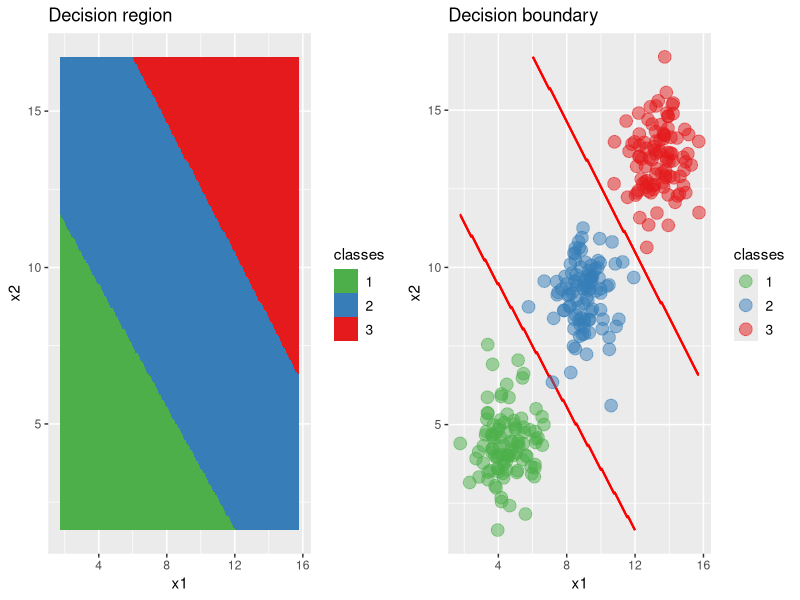
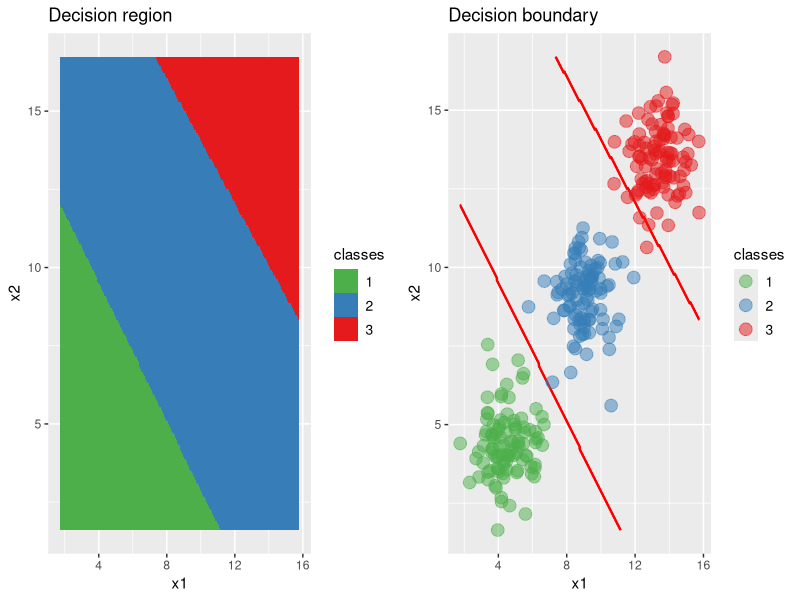
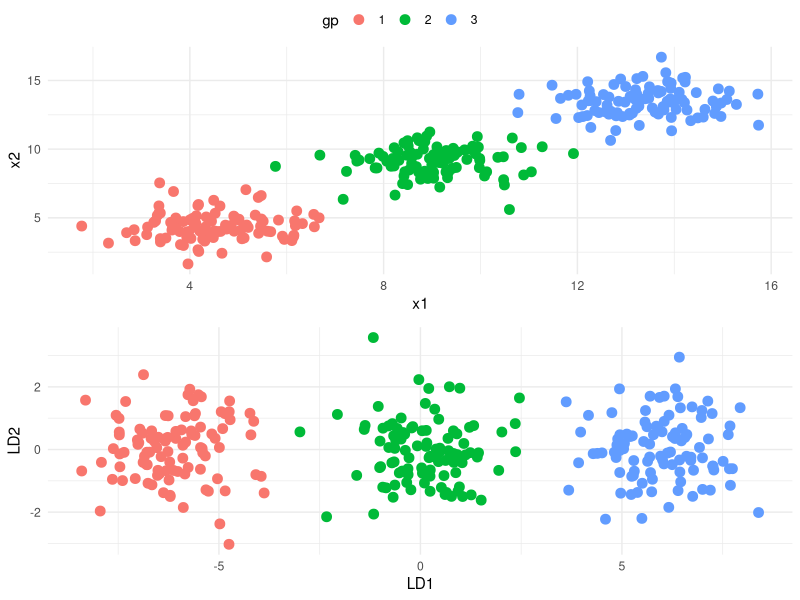
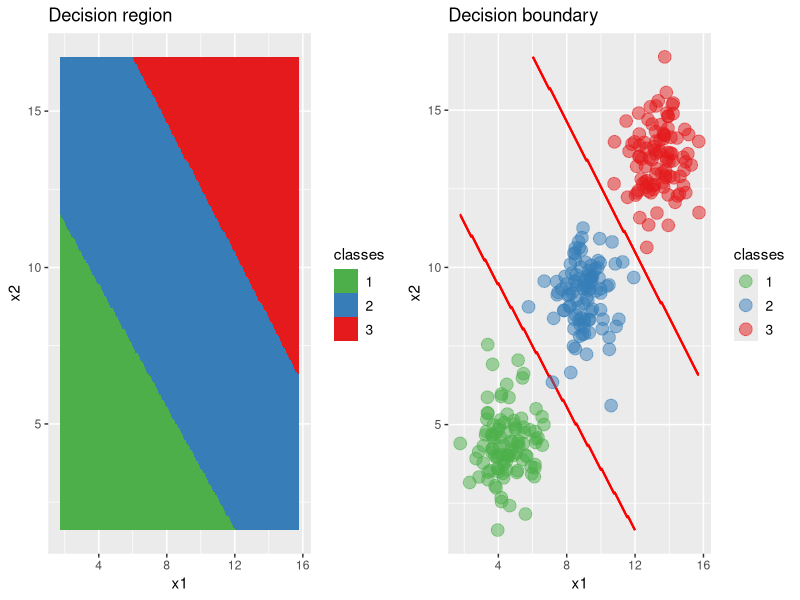
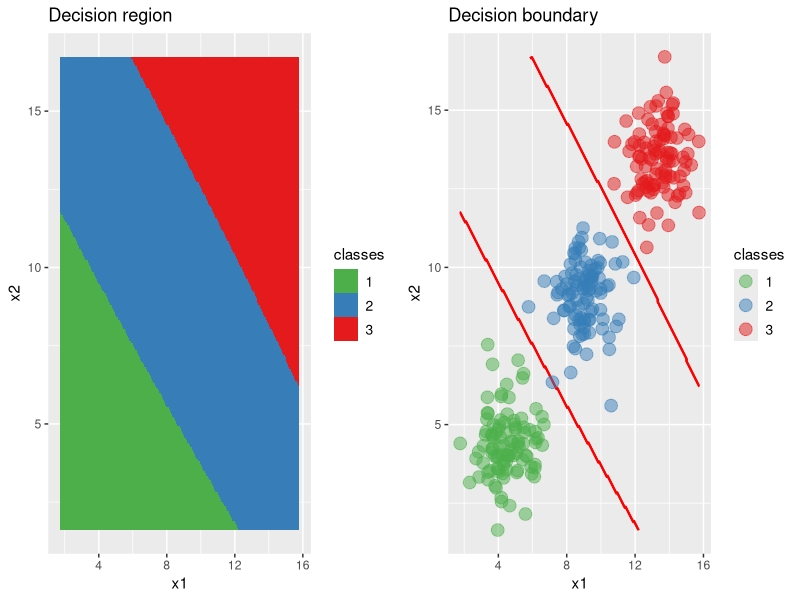
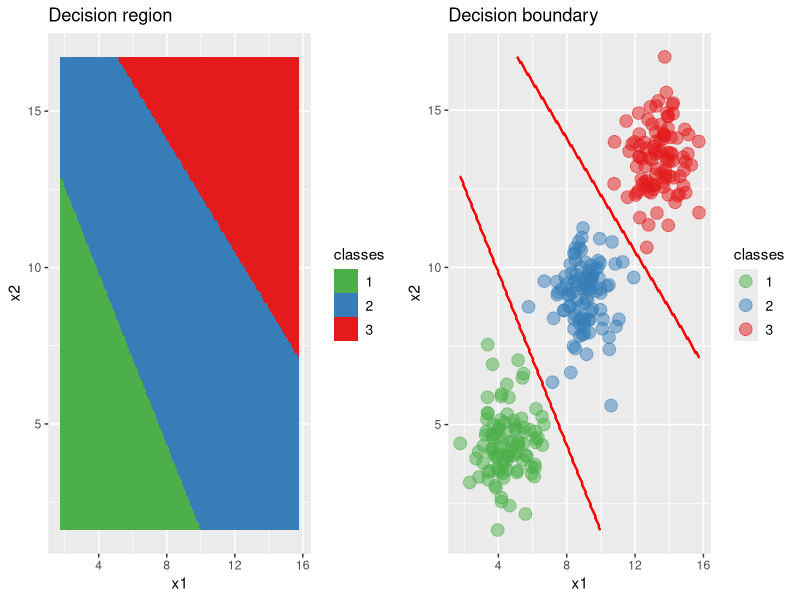

Recreate these plots in R, in order.
library(mvtnorm)
library(RColorBrewer)
library(plyr)
library(ggplot2)
library(gridExtra)
library(ggpubr) 

# função que faz o gráfico dos limites de decisão:
PlotGrid <- function(pred, dados, Grid, cores) {
  surf <- (ggplot(data = dados, aes(x = x1, y = x2), color = gp) +
             geom_tile(data = cbind(Grid, classes = pred), aes(fill = classes)) +
             scale_fill_manual(name = 'classes', values = cores) +
             ggtitle("Decision region") + theme(legend.text = element_text(size = 10)) +
             scale_colour_manual(name = 'classes', values = cores)) 
  pts <- (ggplot(data = dados, aes(x = x1, y = x2, color = gp)) +
            geom_contour(data = cbind(Grid, classes = pred), aes(z = as.numeric(classes)), 
                         color = "red") +
            geom_point(size = 4, alpha = .5) + 
            ggtitle("Decision boundary") +
            theme(legend.text = element_text(size = 10)) +
            scale_colour_manual(name = 'classes', values = cores)) 
  grid.arrange(surf, pts, ncol = 2)
}

#-------------------------------------------------------
# gerando dados para o exemplo:
#-------------------------------------------------------
# Vamos criar 3 níveis para Y (3 grupos).
# Para cada grupo vamos gerar (X1, X2) independentes,
# com distribuição normal. 
# No i-ésimo grupo X1 e X2 terão média igual a 4.5*i, i = 1,...,3
# Em todos os grupos a variância de X1 e X2 será igual a 1.
#
# OBS: A função mvtnorm gera variáveis com distribuição 
# normal multivariada, com matriz de variância e convariânica "sigma".
# Como estamos definindo sigma = diag(2), ou seja,  sigma = identidade,
# segue que as variáveis geradas são independentes.
# Nesse caso, seria equivalent usar rnorm() para gerar cada Xi
# de maneira separada.
#
#  A variável Y indica o grupo ao qual os X's pertencem
#  Nesse exemplo, a diferença entre os grupos se dá devido à média
#  das variáveis X's 
#

# Nesse exemplo os três grupos terão o mesmo tamanho, mas
# poderíamos gerar grupos com tamanhos distintos.

#  tamanho dos grupos:
ns = c(100,100,100)

set.seed(1234)
x = NULL
Y = NULL
for(i in 1:3){
  # gerando os dados do i-ésimo grupo:
  tp = rmvnorm(ns[i], mean = rep(4.5*i, 2), sigma = diag(2))
  
  # empilhando os valores de x
  x = rbind(x, tp)
  
  # A codificação abaixo não muda o resultado da classificação
  # No i-ésimo grupo Y vai assumir valor "i", i = 1,2,3.
  Y = c(Y, rep(i, ns[i]))
}

# salvando os valores gerados em um data.frame
#  - y será salva com sua categorização numérica
#  - a variável gp (que é igual a y, mas transformada em fator) servirá 
#     para os casos em que precisamos que a resposta seja categorica
dados = data.frame(x1 = x[,1], x2 = x[,2], y = Y, gp = as.factor(Y))



######################################
#
#   Analise dos dados
#
######################################
# lendo os dados...
# dados =  bla bla bla
head(dados, n = 3)

# número total de observações
n = nrow(dados)

# níveis de Y
ys = unique(dados$y)

# número de grupos:
K = length(ys)

# tamanho de cada grupo
ns = table(dados$y)


####################################################
#
# LDA  - Classificação baseada em probabilidade
#
####################################################

#-----------------------------------------------
#   Cálculo de Médias 
#-----------------------------------------------
# médias para cada Xi por grupo:
# a primeira coluna do data.frame resultante contém a categoria do y
Medias = ddply(dados, ~y, summarise, mx1 = mean(x1), mx2 = mean(x2))
Medias

# transpondo para aparecer os grupos nas colunas
# esse formato pode ser mais eficiente em alguns casos...
# eliminamos a primeira coluna que apenas contém
# a categoria à qual a média se refere
m = t(Medias[,-1])
colnames(m) = Medias[,1]; m

#-----------------------------------------------
#   Cáculo da matriz de Variância/covariâncias
#-----------------------------------------------
# Vamos salvar as variâncias de cada grupo em uma lista
# Vamos usar essas variâncias para calcular a variância combinada
# que é a soma ponderada das variâncias dos grupos

Sigma_gp = list()
Sigma_comb = 0
for(i in 1:K){
  # selecionando os indices correspondentes à i-ésima categoria:
  w = with(dados, which(y == ys[i]))
  
  # calculando a matriz de variância/covariância para os dados do 
  # i-ésimo grupo:  "cov" e "var" fazem a mesma coisa
  Sigma_gp[[i]] = with(dados[w,], cov(cbind(x1, x2)))
  
  # somatória das dispersões
  Sigma_comb = Sigma_comb + (length(w)-1)*Sigma_gp[[i]]
}
# soma das dispersões dividida por (n-K)
Sigma_comb = 1/(n - K)*Sigma_comb  # K = 3 grupos

# enfeitando um pouco...
names(Sigma_gp) = paste("Y=", ys, sep = "")
Sigma_gp


# estimativas para P(Y = y_k) = pi_k
prior = ns/n

#---------------------------------------------------
#   Função discriminante, k = 1,2,3 (grupos) 
#---------------------------------------------------
#  delta_k(x) = x'S_k^{-1}*m_k - 1/2*m_k'S_k^{-1}m_k + log(pi_k)
#  onde
#   m_k = vetor das médias do grupo k  
#   S_k = matriz de variância e covariância. Se 
#         estamos assumindo que as variâncias são iguais, usar 
#         Sigma_comb. Caso contrário usar Sigmas_gp[[k]]
#   pi_k = estimativa de P(Y = y_k)
#
#  fazendo:          
#    b_k0 = - 1/2*m'S^{-1}m + log(pi_k)  (constante)
#    (b_k1, b_k2)' =  S^{-1}*m   (matriz vezes vetor = vetor)
#  podemos escrever
#   delat_k(x) = (1, x')b_k, onde b_k = (b_k0, b_k1, b_k2)'
# 


# calculando os b_k's. 
# # b_k = (b_k0, b_k1, b_k2)', k = 1,2,3 
# A k-ésima coluna do B vai conter o b_k
#
# Vamos aproveitar o exemplo e fazer os dois casos 
#   Sigmas iguais e Sigmas diferentes.
# Como as variâncias são de fato iguais, deveria ficar muuuuito parecido.
#
B_Sigual = matrix(0, ncol = 3, nrow = 3)
B_Sdiferente = matrix(0, ncol = 3, nrow = 3)
for(k in 1:3){
  # constante que não depende de "x"  = b_k0
  B_Sigual[1,k] = -1/2*t(m[,k])%*%solve(Sigma_comb)%*%m[,k] + log(prior[k])
  B_Sdiferente[1,k] = -1/2*t(m[,k])%*%solve(Sigma_gp[[k]])%*%m[,k] + log(prior[k])
  # S^{-1}*mu[k] = (b_k1, b_k2)'
  B_Sigual[2:3,k] = solve(Sigma_comb)%*%m[,k]
  B_Sdiferente[2:3,k] = solve(Sigma_gp[[k]])%*%m[,k]
}
B_Sigual
B_Sdiferente

# construindo (1, x'): 
X = cbind(1, dados$x1, dados$x2)

# construindo as funções discriminate delta_k(x)
D_Sigual = matrix(0,ncol = 3, nrow = nrow(dados))
D_Sdiferente = matrix(0,ncol = 3, nrow = nrow(dados))
D_Sigual = X%*%B_Sigual
D_Sdiferente = X%*%B_Sdiferente

# enfeitando
colnames(D_Sigual) = colnames(D_Sdiferente) = paste("D", ys, sep = "")
head(D_Sigual, n = 3)
head(D_Sdiferente, n = 3)

#  Calculando a previsão com base nos valores 
# das funções discriminante
#
# yhat = y[j], y = argmax(delta_j(x))
Yhat_Sigual = apply(D_Sigual, 1, function(d) ys[which.max(d)])
Yhat_Sdiferente = apply(D_Sdiferente, 1, function(d) ys[which.max(d)])

# olhando para a matriz de confusão
# note que os resultados não são os mesmos...
table(dados$y, Yhat_Sigual)
table(dados$y, Yhat_Sdiferente)
table(Yhat_Sigual, Yhat_Sdiferente)

# vamos fazer um gráfico para visualizar o plano 
# e os limites de decisão
# 1) criando uma grade de x1 e x2 e fazendo a previsão com 
#    as funções discriminante para os valores nessa grade
npt = 200   
x1 <- seq(min(dados$x1), max(dados$x1), length.out=npt)    
x2 <- seq(min(dados$x2), max(dados$x2), length.out=npt)    
Grid = expand.grid(x1 = x1, x2 = x2,KEEP.OUT.ATTRS = FALSE) 
Dout_Sigual = cbind(1, as.matrix(Grid))%*%B_Sigual
Dout_Sdiferente = cbind(1, as.matrix(Grid))%*%B_Sdiferente
Yhat_Sigual = apply(Dout_Sigual, 1, function(d) ys[which.max(d)])
Yhat_Sdiferente = apply(Dout_Sdiferente, 1, function(d) ys[which.max(d)])

# transformando em categórica para usar nos gráficos:
pred_Sigual = as.character(Yhat_Sigual)
pred_Sdiferente = as.character(Yhat_Sdiferente)

# observamos diferença em vários pontos:
table(pred_Sigual, pred_Sdiferente)

# configurações para o gráfico
cores3 <- brewer.pal(3,'Set1')[3:1]
names(cores3) <- paste(ys)
PlotGrid(pred_Sigual, dados, Grid, cores3)
PlotGrid(pred_Sdiferente, dados, Grid, cores3)



#########################################################
#
# LDA  - Classificação usando ideias combinadas 
#   de distância + Probabilidade
#
#########################################################
library(MASS)

lda.fit = lda(y ~ x1+x2, data = dados, method = "moment")
lda.fit

# Abaixo são apresentados os coeficientes de combinações lineares 
# das variáveis X1,..., Xp. O intercepto w0 não aparece pois as 
# variáveis foram centradas na média dos grupos.
#
# L = w0 + w1*X1  + ... + wk*Xp
#
# se 
#   - X tem rank "r"
#   - Y tem "K" categorias
# existem  min(r, K-1) funções L (combinações lineares). 
# 
# As colunas do objeto abaixo contém os coeficientes wk's dessas combinações lineares.
#
# Estão ordenadas em ordem decrescente de poder discriminante.
# 
# Se quisermos uma projeção em um subespaço de dimensão 1, basta considerar
# a combinação L correspondente aos pesos LD1
# Para uma projeção em um subespaço de tamanho 2, considera-se LD1 e LD2,...
lda.fit$scaling

# Previsão: retorna uma lista com a classe predita, a probabilidade posteriori
# associada e o valor de "x" no eixo formado por LD1 e LD2
lda.pred = predict(lda.fit)
names(lda.pred)

# matriz de confusão
table(dados$y, lda.pred$class)

# (x1, x2) no sistema de eixos original e no novo sistema de eixos
lda.data <- cbind(dados, lda.pred$x)
g1 <- ggplot(lda.data, aes(x1, x2)) + 
  geom_point(aes(color = gp), size = 3) + theme_minimal()

g2 <- ggplot(lda.data, aes(LD1, LD2)) + 
  geom_point(aes(color = gp), size = 3) + theme_minimal()

ggarrange(g1, g2, ncol = 1, nrow = 2,  align = "hv", 
          widths = c(1,1), heights = c(1,1),
          common.legend = TRUE)


# limites de decisão
lda.fit.out = predict(lda.fit, newdata = Grid)
PlotGrid(lda.fit.out$class, dados, Grid, cores3)


#####
##  QDA: não usa ideias de distância
#####

# ajuste
qda.fit = qda(y ~ x1+x2, data = dados, method = "moment")
qda.fit

# Previsão:
qda.pred = predict(qda.fit)

# matriz de confusão
table(dados$y, qda.pred$class)

# limites de decisão
qda.fit.out = predict(qda.fit, newdata = Grid)
PlotGrid(qda.fit.out$class, dados, Grid, cores3)



##########################################################
#
# Classificação usando regressão logística
#
###########################################################
library(nnet)
# Training the multinomial model
multinom.fit <- multinom(y ~ x1+x2, data = dados)

# Checking the model
summary(multinom.fit)

## extracting coefficients from the model and exponentiate
exp(coef(multinom.fit))

#Predicting the values for train dataset
precticed <- predict(multinom.fit, newdata = dados, "class")

# Building classification table
ctable <- table(dados$y, precticed)
ctable

# Calculating accuracy - sum of diagonal elements divided by total obs
round((sum(diag(ctable))/sum(ctable))*100,2)

# limites de decisão
pred.logi = predict(multinom.fit, newdata = Grid)
PlotGrid(pred.logi, dados, Grid, cores3)



##########################################################
#
#
# Para os curiosos - Passo a passo da LDA como o R faz:
#
#
###########################################################
ns = table(dados$y)

# médias por grupo:
Medias = ddply(dados, ~y, summarise, mx1 = mean(x1), mx2 = mean(x2))
m = t(Medias[,-1])

# centrando o X na média dos grupos Xi - mi
for(i in 1:K){
  w = which(dados$y == ys[i])
  dados$newX1[w] = dados$x1[w] - m[1,i]
  dados$newX2[w] = dados$x2[w] - m[2,i]
}
newX = cbind(dados$newX1, dados$newX2)

# desvio padrão dos X's centrados nas médias dos grupos
sds <- sqrt(diag(cov(newX)))
inv.sd <- diag(1/sds, ncol = 2)

#  X's centrados nas médias dos grupos e padronizados para ter desvio 1.
X01 = newX %*% inv.sd

dados$X01.1 = X01[,1]
dados$X01.2 = X01[,2]

# Calculando 1/sqrt(n-k)*Xpadronizado
# note que X'X = S_W/(n-K)
X <- sqrt(1/(n-K))*X01

# verificando que X'X  = S_W/(n-K)
cov(X01)*(n-1)/(n-K)
t(X)%*%X

# Decomposição SVD de X retorna os autovetores de S_W.
# Mais ainda S_W = V'DV.
#
# Na decomposição SVD:
# U = autovetores de XX', D = autovalores, V = autovetores de X'X
# ou seja, V são os autovetores da matriz de variância e covariância
# da variável X centrada na média dos grupos.
X.s <- svd(X, nu = 0L)
rank = length(X.s$d)

# Calculando 1/sd*VD^{-1}, onde V são os autovetores de S_W e 
# D é a matriz cuja diagonal são os autovalores
scaling <- inv.sd %*% X.s$v[, 1L:rank] %*% diag(1/X.s$d[1L:rank],ncol = rank)

# média global
xbar = colMeans(cbind(dados$x1, dados$x2))

# matriz com entradas sqrt(nk/(K-1))*(mu_i - xbar) *  1/sd*VD^{-1}
# M'M = D^{-1}V'(S_B/(K-1))VD^{-1}
M <- c(sqrt(ns/(K-1))) * scale(t(m), center = xbar, scale = FALSE) %*% scaling

# A decomposição SVD de XM vai nos dar os autovetores de 
# D^{-1}V'S_BVD^{-1} (a ,menos de uma constante)
X.s <- svd(M, nu = 0L)
w <- scaling %*% X.s$v[, 1L:rank]
dimnames(w) <- list(NULL, paste("LD", 1L:rank, sep = ""))

# comparando o output do lda.fit e as contas acima:
lda.fit$scaling
w


#####
# Previsão:
#####
ys = unique(dados$y) 
K = length(ys)
x = cbind(dados$x1, dados$x2)
prior = lda.fit$prior
# xbar usado para calcular os pesos
xbar <- colSums(prior*lda.fit$means)

# Usando as componentes LDA para prever:
# Usar LD1 e LD2 é equivalente a usar Sigma^{-1}
# compara com os resultados obtidos usando apenas a primeira
# componente principal
scaling <- lda.fit$scaling
scaling1 <- lda.fit$scaling[,1]

D.lda = matrix(0,ncol = 3, nrow = nrow(dados))
D.lda1 = matrix(0,ncol = 3, nrow = nrow(dados))

# (x - xbar) e (m_k - xbar)
x.scaled <- scale(x, center = xbar, scale = FALSE) %*% scaling
m.scaled <- scale(t(m), center = xbar, scale = FALSE)%*%scaling
x.scaled1 <- scale(x, center = xbar, scale = FALSE) %*% scaling1
m.scaled1 <- scale(t(m), center = xbar, scale = FALSE)%*%scaling1

# calculando log(P(Y = y | X = x))
for(i in 1:K){
  # constante que não depende de "x"
  p1 = c(-1/2*sum(m.scaled[i,]^2) + log(prior[i]))
  p11 = c(-1/2*sum(m.scaled1[i,]^2) + log(prior[i]))
  # parte que depende de x
  p2 = x.scaled%*%m.scaled[i,]
  p21 = x.scaled1%*%m.scaled1[i,]
  D.lda[,i] = p1 + p2
  D.lda1[,i] = p11 + p21
}
# previsão usando o máximo dos delta_k
pred.lda.d <- factor(ys[max.col(D.lda)], levels = ys)
pred.lda.d1 <- factor(ys[max.col(D.lda1)], levels = ys)

# comparando com as previsões do fit.lda
table(lda.pred$class, pred.lda.d)
table(pred.lda.d, pred.lda.d1)

# cálculo das probabilidades a posterior
# Assim é como o predict.lda faz:
#
# exp(menos a distância entre as D.lda's e o menor valor de cada linha)
# 0 < e^(-dif) <= 1, sendo 1 se, e somente se, d_k atinge o mínimo
dist = exp((D.lda - apply(D.lda, 1L, min, na.rm=TRUE)))
dist1 = exp((D.lda1 - apply(D.lda1, 1L, min, na.rm=TRUE)))
# posteriori = dist/soma(dist). Para garantir que soma 1 nas linhas
posterior <- dist / drop(dist %*% rep(1, K))
pred.lda.post <- factor(ys[max.col(posterior)], levels = ys)
posterior1 <- dist1 / drop(dist1 %*% rep(1, K))
pred.lda.post1 <- factor(ys[max.col(posterior1)], levels = ys)

# comparando
table(pred.lda.d, pred.lda.post)
table(pred.lda.post, lda.pred$class)
table(pred.lda.post, pred.lda.post1)


# usando delta do livro: delta_k = w*(x - media)
# aqui não faz sentido usar as duas componentes, apenas LD1
what = as.matrix(scaling[,1])
muhat = Medias[,2:3]
rownames(muhat) = Medias[,1]
teste = matrix(ncol = 3, nrow = nrow(dados))
for(i in 1:nrow(dados)){
  x = rbind(dados$x1[i], dados$x2[i])
  xmw = as.matrix(x - muhat)%*%what
  teste[i,] = abs(xmw)
}
pred.ldat <- factor(ys[max.col(-teste)], levels = ys)
table(pred.lda.post, pred.ldat)


